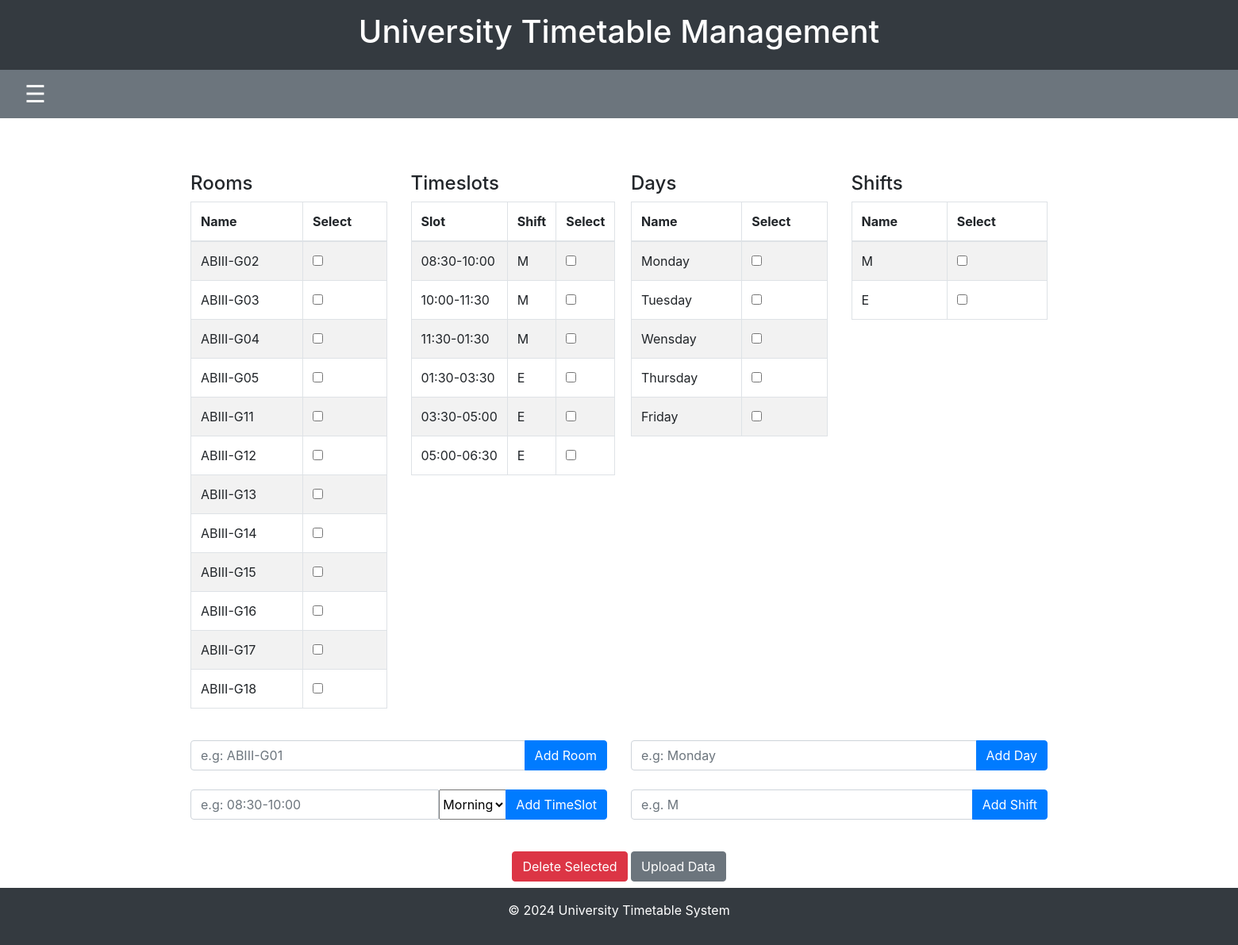
The app's page /manage_data/, older data.
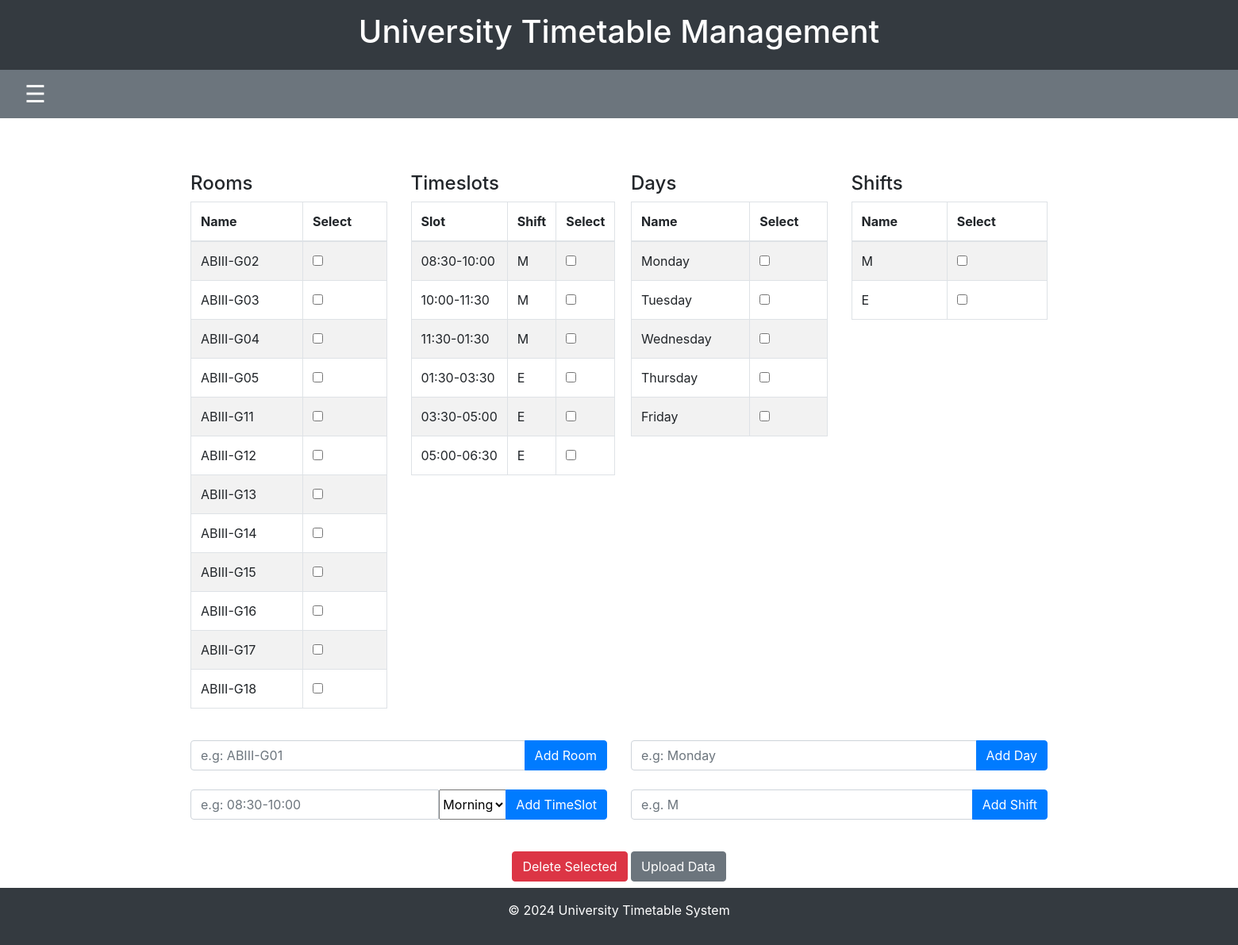
The same page, newer data.
### timetable/models.py (models this page shows, shortened)
class Day(models.Model):
    name = models.CharField(max_length=10)

### timetable/views.py (the view)
# urls.py: path('manage_data/', views.manage_days_rooms_timeslots, name='manage_data'),
def manage_days_rooms_timeslots(request):
    default_shifts = ['M', 'E']
    for shift_name in default_shifts:
        Shift.objects.get_or_create(name=shift_name)
    if request.method == 'POST':
        item_type = request.POST.get('item_type')
        if item_type == 'bulk_delete':
            room_ids = request.POST.get('room_ids').split(',') if request.POST.get('room_ids') else []
            day_ids = request.POST.get('day_ids').split(',') if request.POST.get('day_ids') else []
            timeslot_ids = request.POST.get('timeslot_ids').split(',') if request.POST.get('timeslot_ids') else []
            shift_ids = request.POST.get('shift_ids').split(',') if request.POST.get('shift_ids') else []
            Room.objects.filter(id__in=room_ids).delete()
            Day.objects.filter(id__in=day_ids).delete()
            Timeslot.objects.filter(id__in=timeslot_ids).delete()
            Shift.objects.filter(id__in=shift_ids).delete()
            return redirect('manage_data')
        elif item_type == 'add_room':
            form = addroom(request.POST)
            if form.is_valid():
                if not Room.objects.filter(name=form.cleaned_data['name']).exists():
                    form.save()
                return redirect('manage_data')
        elif item_type == 'add_day':
            if Day.objects.count() >= 5:
                error_message = "You can't add more than 5 days."
                return render(request, 'timetable/manage_days_rooms_timeslots.html', {'error_message': error_message})
            form = addday(request.POST)
            if form.is_valid():
                if not Day.objects.filter(name=form.cleaned_data['name']).exists():
                    form.save()
                return redirect('manage_data')
        elif item_type == 'add_timeslot':
            form = addslot(request.POST)
            if form.is_valid():
                if not Timeslot.objects.filter(slot=form.cleaned_data['slot'], shift=form.cleaned_data['shift']).exists():
                    form.save()
                return redirect('manage_data')
        elif item_type == 'add_shift':
            shift_form = AddShiftForm(request.POST)
            if shift_form.is_valid():
                if not Shift.objects.filter(name=shift_form.cleaned_data['name']).exists():
                    shift_form.save()
                return redirect('manage_data')
    else:
        room_form = addroom()
        day_form = addday()
        timeslot_form = addslot()
        shift_form = AddShiftForm()
    rooms = Room.objects.all()
    days = Day.objects.all()
    timeslots = Timeslot.objects.all()
    shifts = Shift.objects.all()
    return render(request, 'timetable/manage_days_rooms_timeslots.html', {
        'rooms': rooms,
        'days': days,
        'timeslots': timeslots,
        'shifts': shifts,
        'room_form': room_form,
        'day_form': day_form,
        'timeslot_form': timeslot_form,
        'shift_form': shift_form,
    })

### timetable/forms.py
class addroom(forms.ModelForm):
    class Meta:
        model = Room
        fields = ['name']
        widgets = {
            'name': forms.TextInput(attrs={'class': 'form-control', 'placeholder': 'e.g: ABIII-G01'})
        }

class addday(forms.ModelForm):
    class Meta:
        model = Day
        fields = ['name']
        widgets = {
            'name': forms.TextInput(attrs={'class': 'form-control', 'placeholder': 'e.g: Monday'})
        }

### timetable/templates/timetable/manage_days_rooms_timeslots.html (shortened to what the changed rows need)
{% extends 'timetable/base.html' %}
{% block content %}
<div class="container mt-5">
    <div class="row">
        <div class="col-md-3">
            <table class="table table-bordered table-striped">
                <thead>
                    <tr>
                        <th>Name</th>
                        <th>Select</th>
                    </tr>
                </thead>
            </table>
        </div>
        <div class="col-md-3">
            <table class="table table-bordered table-striped">
                <thead>
                    <tr>
                        <th>Slot</th>
                        <th>Shift</th>
                        <th>Select</th>
                    </tr>
                </thead>
            </table>
        </div>
        <div class="col-md-3">
            <table class="table table-bordered table-striped">
                <thead>
                    <tr>
                        <th>Name</th>
                        <th>Select</th>
                    </tr>
                </thead>
                <tbody>
                    {% for day in days %}
                    <tr>
                        <td>{{ day.name }}</td>
                        <td><input type="checkbox" name="day_ids" value="{{ day.id }}"></td>
                    </tr>
                    {% endfor %}
                </tbody>
            </table>
        </div>
        <div class="col-md-3">
            <table class="table table-bordered table-striped">
                <thead>
                    <tr>
                        <th>Name</th>
                        <th>Select</th>
                    </tr>
                </thead>
            </table>
        </div>
    </div>
</div>
{% endblock %}

Row changes from the older to the newer data that the page shows:
changed Day: name "Wensday" → "Wednesday"
